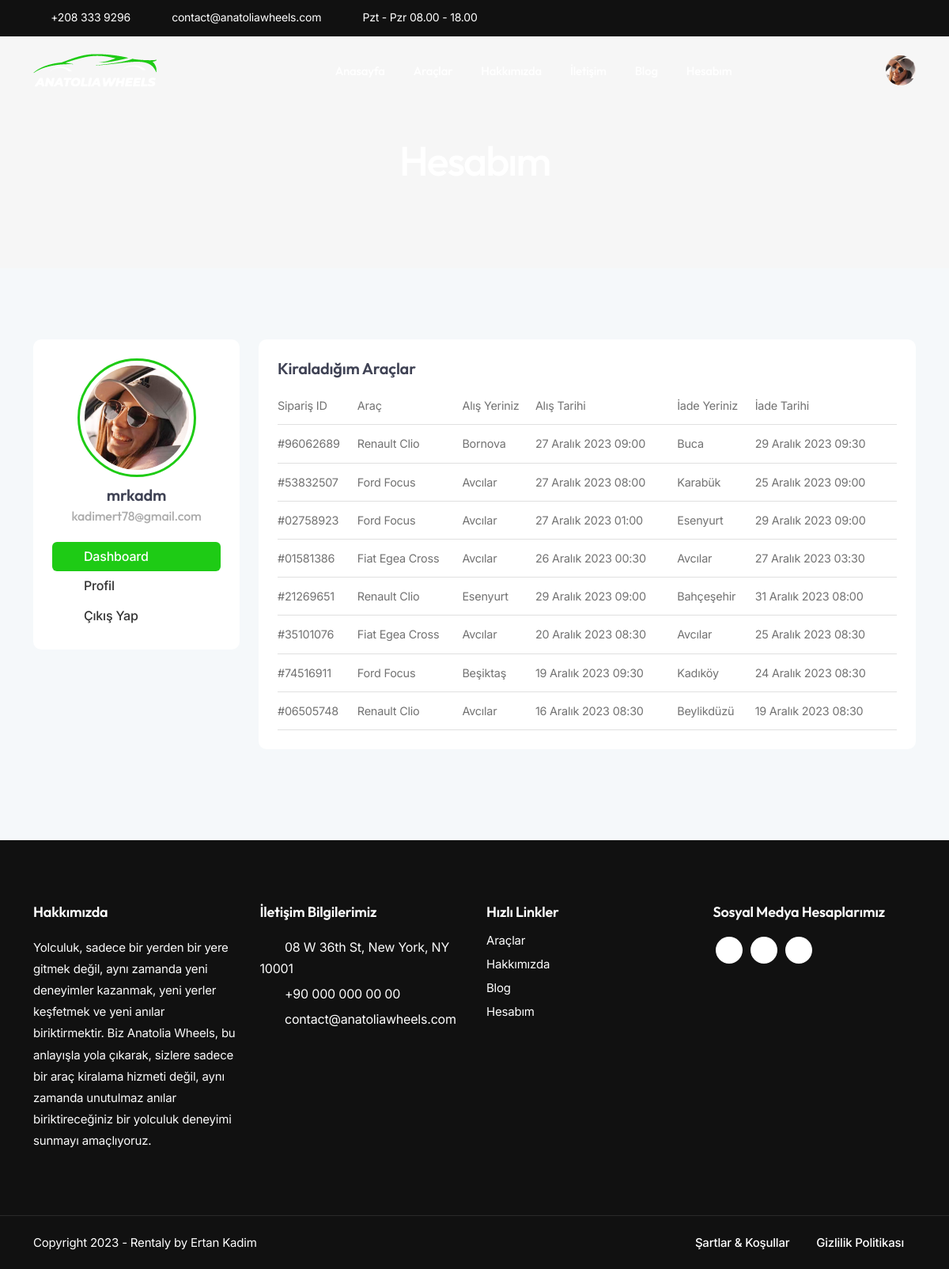
The page /account-dashboard/ (signed in) on the database as committed earlier.
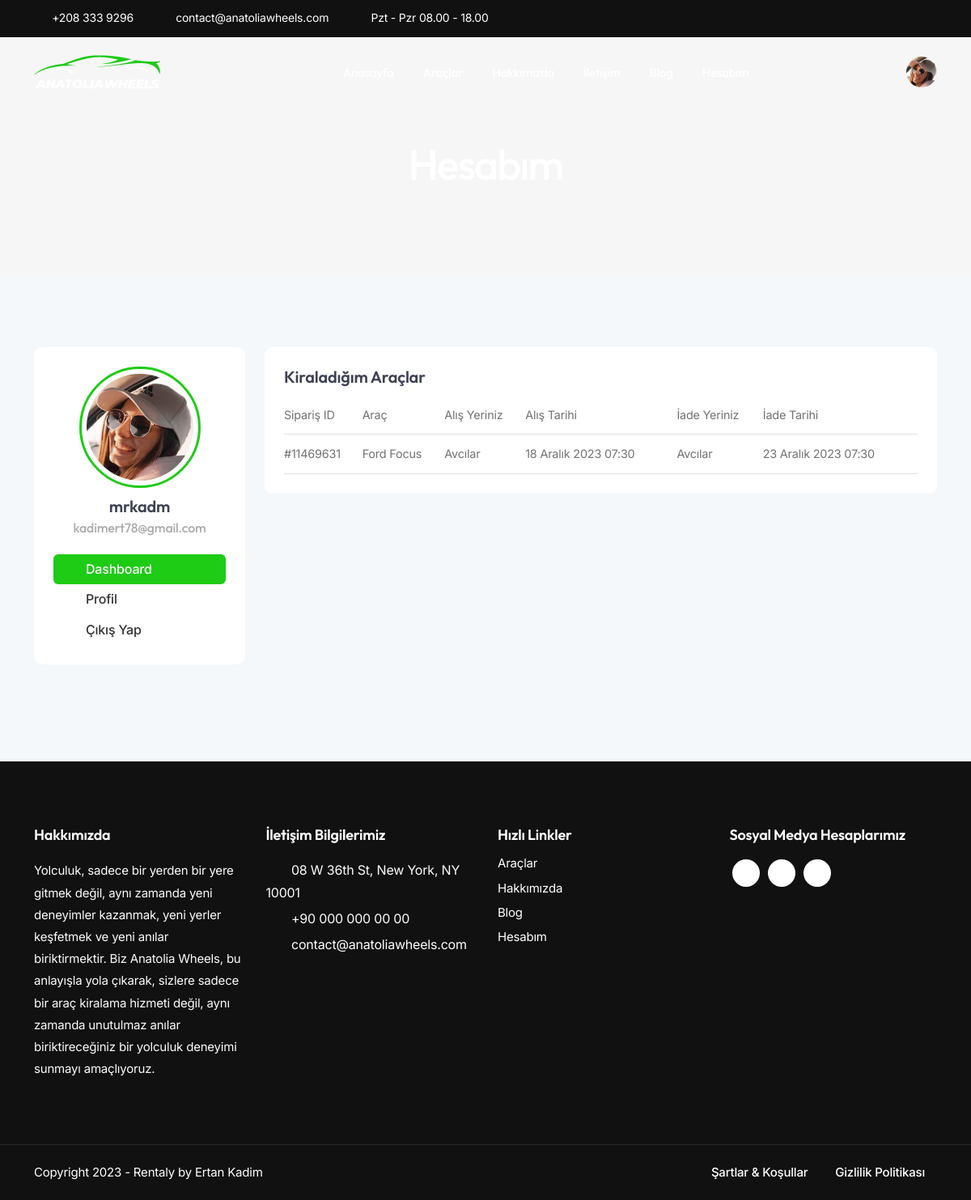
The same page on the database as committed later.
### rentacar/models.py (models this page shows, shortened)
class User(AbstractUser):
    is_admin = models.BooleanField(verbose_name='Yönetici', default=False)
    is_customer = models.BooleanField(verbose_name='Müşteri', default=True)

class Booking(models.Model):
    user = models.ForeignKey(settings.AUTH_USER_MODEL, on_delete=models.CASCADE, verbose_name="Kullanıcı Adı")
    car = models.ForeignKey(Car, on_delete=models.CASCADE)
    start_date = models.DateField(blank=True, verbose_name="Alış Tarihi")
    start_time = models.TimeField(blank=True, verbose_name="Alış Saati")
    return_date = models.DateField(blank=True, verbose_name="Teslim Tarihi")
    return_time = models.TimeField(blank=True, verbose_name="Teslim Saati")
    pickup_location = models.CharField(blank=True, max_length=255, verbose_name="Alış Yeri")
    dropoff_location = models.CharField(blank=True, max_length=255, verbose_name="Teslim Yeri")
    orderid = models.CharField(max_length=9, unique=True, verbose_name="Sipariş ID")
    class Meta:
        verbose_name = "Rezervasyon"
        verbose_name_plural = "Rezervasyonlar"
        ordering = ['-id']

class Car(models.Model):
    brand = models.ForeignKey(Brand, on_delete=models.CASCADE, verbose_name="Marka")
    series = models.ForeignKey(Series, on_delete=models.CASCADE, verbose_name="Seri")
    model = models.ForeignKey(Model, on_delete=models.CASCADE, verbose_name="Model")
    year = models.PositiveIntegerField(validators=[validate_year], verbose_name="Yıl")
    is_available = models.BooleanField(default=False, verbose_name="Kiralık Mı?")
    is_damaged = models.BooleanField(default=False, verbose_name="Hasarlı Mı?")
    vehicle_type = models.ForeignKey(VehicleType, on_delete=models.SET_NULL, null=True, verbose_name="Araç Tipi")
    case_type = models.ForeignKey(CaseType, on_delete=models.SET_NULL, null=True, verbose_name="Kasa Tipi")
    km = models.PositiveBigIntegerField(
        verbose_name="Kilometre"
    )
    fuel_type = models.ForeignKey(FuelType, on_delete=models.SET_NULL, null=True, verbose_name="Yakıt Türü")
    transmission_type = models.ForeignKey(TransmissionType, on_delete=models.SET_NULL, null=True, verbose_name="Vites Türü")
    number_of_doors = models.PositiveSmallIntegerField(verbose_name="Kapı Sayısı")
    number_of_seats = models.PositiveSmallIntegerField(null=True, verbose_name="Koltuk Sayısı")
    luggage_volume = models.PositiveIntegerField(verbose_name="Bagaj Hacmi")
    color = models.CharField(max_length=50, verbose_name="Renk")
    price_per_day = models.DecimalField(
        max_digits=9,
        decimal_places=2,
        validators=[MinValueValidator(0)],
        verbose_name="Günlük Fiyat"
    )
    image1 = models.URLField(null=True, blank=True, verbose_name="1. Fotoğrak Linki")
    image2 = models.URLField(null=True, blank=True, verbose_name="2. Fotoğrak Linki")
    image3 = models.URLField(null=True, blank=True, verbose_name="3. Fotoğrak Linki")
    image4 = models.URLField(null=True, blank=True, verbose_name="4. Fotoğrak Linki")
    plate_number = models.CharField(max_length=11, unique=True, verbose_name="Plaka Numarası", null=True, blank=True)
    unique_id = models.UUIDField(default=uuid.uuid4, editable=False, unique=True)
    slug = AutoSlugField(populate_from='get_slug', unique=True, verbose_name="Slug")
    created_at = models.DateTimeField(auto_now_add=True, null=True, verbose_name="Oluşturulma Tarihi")
    updated_at = models.DateTimeField(auto_now=True, null=True, verbose_name="Güncellenme Tarihi")
    def get_slug(self):
        slug = f"{self.brand.name}-{self.series.name}-{self.model.name}-{self.year}-{self.unique_id}"
        return slug
    class Meta:
        verbose_name = "Araba"
        verbose_name_plural = "Arabalar"
        ordering = ['-id']

class Brand(models.Model):
    name = models.CharField(max_length=100, verbose_name="Marka Adı")
    def __str__(self):
        return self.name
    class Meta:
        verbose_name = "Marka"
        verbose_name_plural = "Markalar"
        ordering = ['name']

class Series(models.Model):
    brand = models.ForeignKey(Brand, on_delete=models.CASCADE, related_name='series')
    name = models.CharField(max_length=100, verbose_name="Seri Adı")
    def __str__(self):
        return self.name
    class Meta:
        verbose_name = "Seri"
        verbose_name_plural = "Seriler"
        ordering = ['name']

### rentacar/views.py (the view)
# urls.py: path('account-dashboard/', views.account_dashboard, name='account_dashboard'),
@login_required
def account_dashboard(request):
    title = 'Hesabım'
    bookings = Booking.objects.filter(user=request.user)  # Kullanıcının rezervasyonlarını çek
    return render(request, 'pages/account_dashboard.html', {
        'title': title,
        'bookings': bookings,
    })

### templates/pages/account_dashboard.html (shortened to what this page needs)
{% extends 'base.html' %}
{% load static %}
{% load tz %}
{% block content %}
<div class="no-bottom no-top zebra" id="content">
    <section id="subheader" class="jarallax text-light">
        <div class="center-y relative text-center">
            <div class="container">
                <div class="row">
                    <div class="col-md-12 text-center">
                        <h1>Hesabım</h1>
                    </div>
                </div>
            </div>
        </div>
    </section>
    <section id="section-cars" class="bg-gray-100">
        <div class="container">
            <div class="row">
                <div class="col-lg-3 mb30">
                    <div class="card p-4 rounded-5">
                        <div class="profile_avatar">
                            <div class="profile_img">
                                <img src="{% static 'images/profile/1.jpg' %}" alt="">
                            </div>
                            <div class="profile_name">
                                <h4>
                                  {{ user.get_full_name|default:user.username }}
                                  <span class="profile_username text-gray">{{ user.email }}</span>
                                </h4>
                            </div>
                        </div>
                        <div class="spacer-20"></div>
                        <ul class="menu-col">
                            <li><a href="{% url 'account_dashboard' %}" class="active"><i class="fa fa-home"></i>Dashboard</a></li>
                            <li><a href="{% url 'account_profile' %}"><i class="fa fa-user"></i>Profil</a></li>
                            <li><a href="{% url 'user_logout' %}"><i class="fa fa-sign-out"></i>Çıkış Yap</a></li>
                        </ul>
                    </div>
                </div>
                <div class="col-lg-9">
                  <div class="card p-4 rounded-5 mb25">
                      <h4>Kiraladığım Araçlar</h4>
                      <table class="table de-table">
                          <thead>
                              <tr>
                                  <th scope="col">Sipariş ID</th>
                                  <th scope="col">Araç</th>
                                  <th scope="col">Alış Yeriniz</th>
                                  <th scope="col">Alış Tarihi</th>
                                  <th scope="col">İade Yeriniz</th>
                                  <th scope="col">İade Tarihi</th>
                              </tr>
                          </thead>
                          <tbody>
                              {% for booking in bookings %}
                              <tr>
                                  <td>{{ booking.orderid }}</td>
                                  <td>{{ booking.car.brand }} {{ booking.car.series }}</td>
                                  <td>{{ booking.pickup_location }}</td>
                                  <td>{{ booking.start_date }} {{ booking.start_time }}</td>
                                  <td>{{ booking.dropoff_location }}</td>
                                  <td>{{ booking.return_date }} {{ booking.return_time }}</td>
                              </tr>
                              {% empty %}
                              <tr>
                                  <td colspan="6">Henüz kiralık bir aracınız yok.</td>
                              </tr>
                              {% endfor %}
                          </tbody>
                      </table>
                  </div>
              </div>
            </div>
        </div>
    </section>
</div>
{% endblock %}

Rows that differ between the two databases and show on the page:
removed Booking: orderid "#96062689", car.brand "Renault", car.series "Clio", pickup_location "Bornova", start_date "27 Aralık 2023", start_time "09:00", dropoff_location "Buca", return_date "29 Aralık 2023", return_time "09:30"
removed Booking: orderid "#53832507", car.brand "Ford", car.series "Focus", pickup_location "Avcılar", start_date "27 Aralık 2023", start_time "08:00", dropoff_location "Karabük", return_date "25 Aralık 2023", return_time "09:00"
removed Booking: orderid "#02758923", car.brand "Ford", car.series "Focus", pickup_location "Avcılar", start_date "27 Aralık 2023", start_time "01:00", dropoff_location "Esenyurt", return_date "29 Aralık 2023", return_time "09:00"
removed Booking: orderid "#01581386", car.brand "Fiat", car.series "Egea Cross", pickup_location "Avcılar", start_date "26 Aralık 2023", start_time "00:30", dropoff_location "Avcılar", return_date "27 Aralık 2023", return_time "03:30"
removed Booking: orderid "#21269651", car.brand "Renault", car.series "Clio", pickup_location "Esenyurt", start_date "29 Aralık 2023", start_time "09:00", dropoff_location "Bahçeşehir", return_date "31 Aralık 2023", return_time "08:00"
removed Booking: orderid "#35101076", car.brand "Fiat", car.series "Egea Cross", pickup_location "Avcılar", start_date "20 Aralık 2023", start_time "08:30", dropoff_location "Avcılar", return_date "25 Aralık 2023", return_time "08:30"
removed Booking: orderid "#74516911", car.brand "Ford", car.series "Focus", pickup_location "Beşiktaş", start_date "19 Aralık 2023", start_time "09:30", dropoff_location "Kadıköy", return_date "24 Aralık 2023", return_time "08:30"
removed Booking: orderid "#06505748", car.brand "Renault", car.series "Clio", pickup_location "Avcılar", start_date "16 Aralık 2023", start_time "08:30", dropoff_location "Beylikdüzü", return_date "19 Aralık 2023", return_time "08:30"
added Booking: orderid "#11469631", car.brand "Ford", car.series "Focus", pickup_location "Avcılar", start_date "18 Aralık 2023", start_time "07:30", dropoff_location "Avcılar", return_date "23 Aralık 2023", return_time "07:30"
